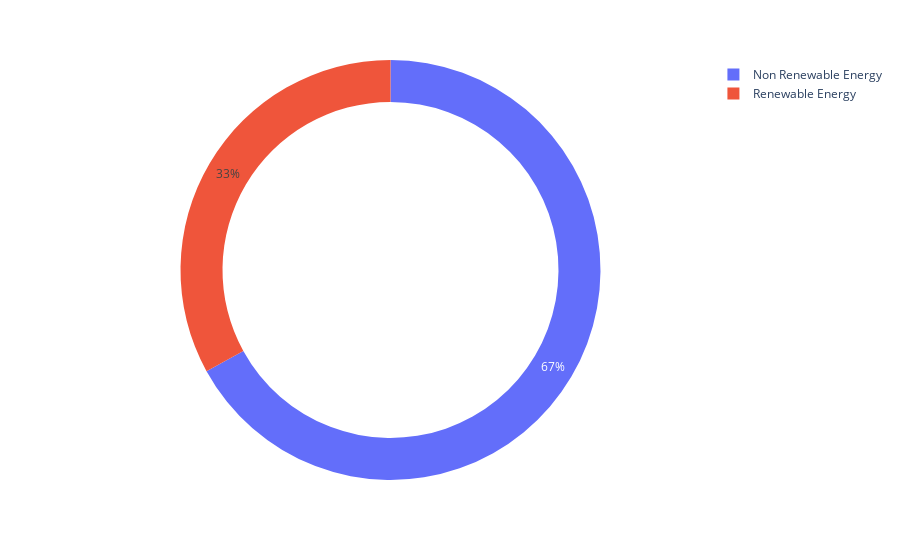

Write notebook code for a chart like this one.
### Code cell
value = 2006
country_dropdown = 'Portugal'
labels_dict ={'Share of renewables in electricity production (%)': 'Renewable Energy',
           'Non Renewable Energy': 'Non Renewable Energy'}


dff3 = file.copy()
dff3 = dff3[dff3['Year'] == value]
dff3 = dff3[dff3['Country'] == country_dropdown]
dff3 = dff3[['Share of renewables in electricity production (%)']]
dff3['Share of non renewables in electricity production (%)'] = 100 - dff3['Share of renewables in electricity production (%)']

#fig = go.Figure(data=[go.Pie(labels= list(labels_dict.values()), values= list(dff2.values), hole=.8)])
#fig


piechart=px.pie(
            data_frame=dff3,
            values = dff3.values.tolist()[0],
            names= list(labels_dict.values()),
            hole=.8)

piechart

### Figure 1 — Plotly figure (JSON) as saved in the notebook; plotly's stock layout.template omitted (floating-point values rounded to 4 significant figures)
{"data": [{"domain": {"x": [0, 1], "y": [0, 1]}, "hole": 0.8, "hovertemplate": "label=%{label}<br>value=%{value}<extra></extra>", "labels": ["Renewable Energy", "Non Renewable Energy"], "legendgroup": "", "name": "", "showlegend": true, "type": "pie", "values": [33.01, 66.99]}], "layout": {"legend": {"tracegroupgap": 0}, "margin": {"t": 60}}}
